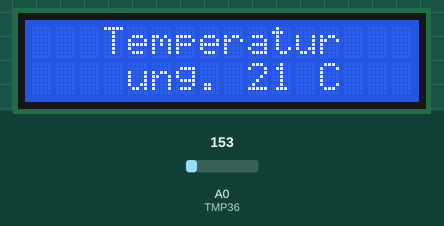
This sketch was run on a simulated Arduino Uno, built with avr-gcc and run on an emulated ATmega328P. Shown: 16×2 character LCD. The inputs (shaded band) are chosen by the test bench; at power-on: A0 (TMP36) = 153.

Above: at 9.1 s.
At 29.1 s:
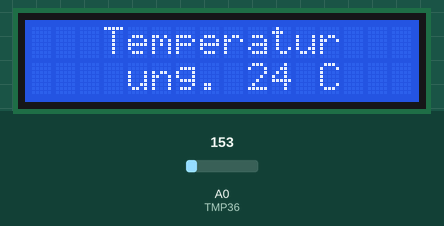

Measured:
- what the display in image 0 shows lasts 20.0 s, from 9.1 s to 29.1 s

The sketch:

funduino_de_nr14_plus_temperature.ino
```cpp
/**
 * file: funduino_de_nr14_plus_temperature
 * date: 10.08.2016 23:25 Uhr
 *
 * <h1>Measure temperature and show on LCD</h1>
 *
 * It's quite simple: we combine project 10 and 14.
 *
 * @author deeagle <code@deeagle.de>
 */

#include <LiquidCrystal.h>
#include <DeeLib.h>

const int TMP36 = A0;
LiquidCrystal lcd(12, 11, 5, 4, 3, 2);
const int MAX_ROW_SIZE = 16;

const int MEASUREMENT_SERIES_INTERVAL = 1000;
const int MEASUREMENT_INTERVAL = 10000;

int temperature = 0;
const int TEMP_LENGTH = 10;
int temp[TEMP_LENGTH];
int tempIndex = 0;

DeeLib deeLib = DeeLib();

void setup()
{
  lcd.begin(16, 2);
}

void loop()
{
  temp[tempIndex] = readAndTransformTemperature();
  tempIndex = (tempIndex + 1) % TEMP_LENGTH;
  delay(MEASUREMENT_SERIES_INTERVAL);

  // is last index of the array?
  if( (TEMP_LENGTH - 1) == tempIndex )
  {
    temperature = calcMean();

    // send to display
    printTemperatureOnDisplay(temperature);


    delay(MEASUREMENT_INTERVAL);
  }
}

int readAndTransformTemperature()
{
  return map(analogRead(TMP36), 0, 410, -50, 150);
}

int calcMean()
{
  int result = 0;

  for( int i = 0; i < TEMP_LENGTH; i++ )
  {
    result += temp[i];
  }

  result /= TEMP_LENGTH;

  return result;
}

void printTemperatureOnDisplay(const int temp)
{
  lcd.clear();
  lcd.setCursor(3, 0);
  lcd.print("Temperatur");
  lcd.setCursor(4, 1);
  lcd.print("ung. ");
  lcd.print(temp);
  lcd.print(" C");
}
```
